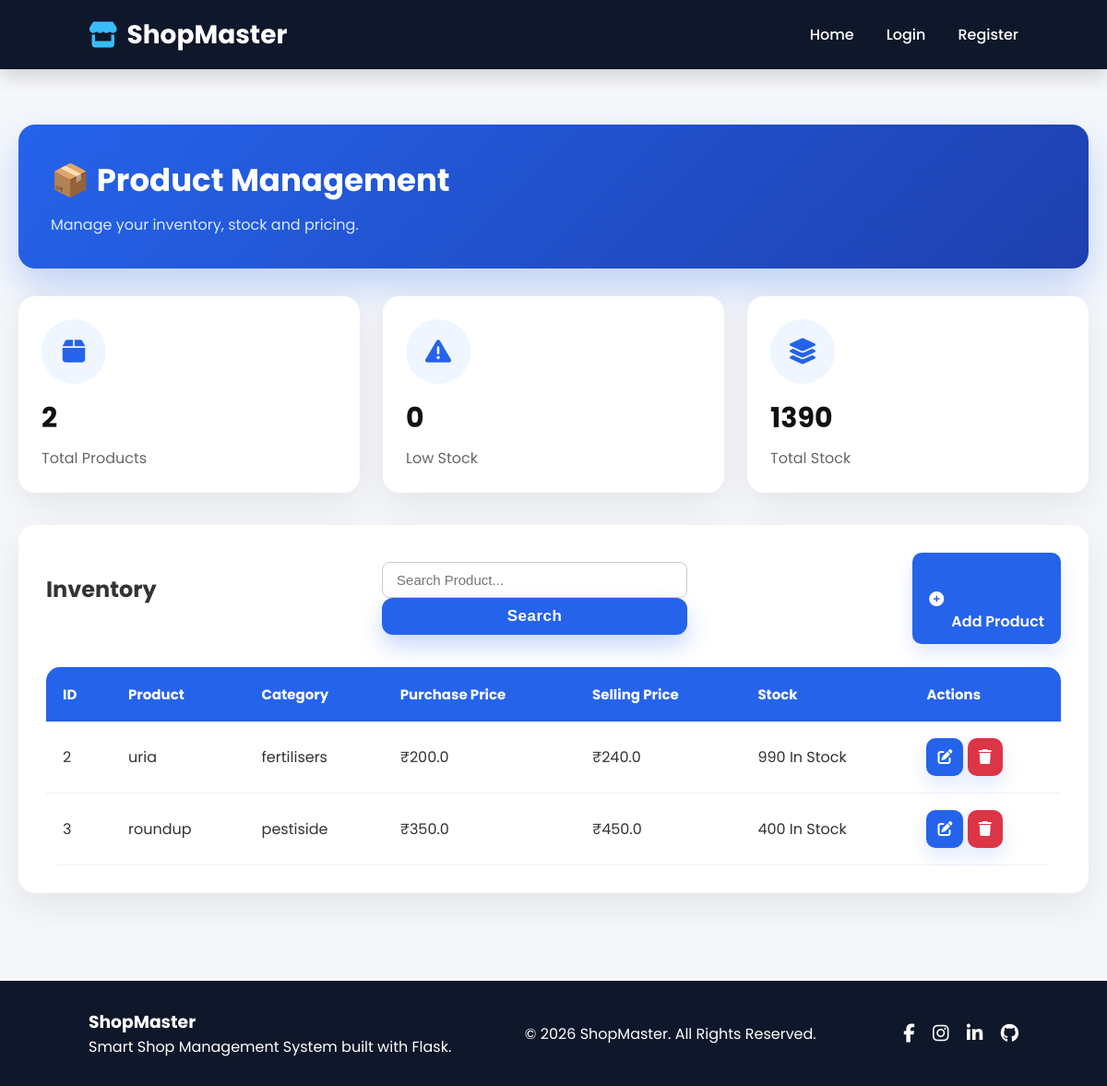
/products (signed in), run on the app's committed database.
### models.py (models this page shows, shortened)
class Product(db.Model):
    __tablename__ = "products"
    id = db.Column(db.Integer, primary_key=True)
    user_id = db.Column(
        db.Integer,
        db.ForeignKey("users.id"),
        nullable=False
    )
    name = db.Column(db.String(150), nullable=False)
    category = db.Column(db.String(100), nullable=False)
    description = db.Column(db.Text)
    purchase_price = db.Column(db.Float, nullable=False)
    selling_price = db.Column(db.Float, nullable=False)
    quantity = db.Column(db.Integer, default=0)
    image = db.Column(
        db.String(200),
        default="default_product.png"
    )
    created_at = db.Column(
        db.DateTime,
        server_default=db.func.now()
    )

### routes/products.py (the view)
@products.route("/products")
@login_required
def product_list():
    search = request.args.get("search", "")
    if search:
        products_list = Product.query.filter(
            Product.user_id == current_user.id,
            Product.name.ilike(f"%{search}%")
        ).all()
    else:
        products_list = Product.query.filter_by(
            user_id=current_user.id
        ).all()
    return render_template(
        "products.html",
        products=products_list,
        search=search
    )

### models.py (called while the page is built)
@login_manager.user_loader
def load_user(user_id):
    return db.session.get(User, int(user_id))

### templates/products.html (shortened to what this page needs)
{% include 'header.html' %}
<div class="dashboard-container">
    <div class="dashboard-header">
        <h1>📦 Product Management</h1>
        <p>Manage your inventory, stock and pricing.</p>
    </div>
    <div class="dashboard-cards">
        <div class="dashboard-card">
            <i class="fas fa-box"></i>
            <h2>{{ products|length }}</h2>
            <p>Total Products</p>
        </div>
        <div class="dashboard-card">
            <i class="fas fa-exclamation-triangle"></i>
            <h2>
                {{ products|selectattr('quantity','lt',10)|list|length }}
            </h2>
            <p>Low Stock</p>
        </div>
        <div class="dashboard-card">
            <i class="fas fa-layer-group"></i>
            <h2>
                {{ products|sum(attribute='quantity') }}
            </h2>
            <p>Total Stock</p>
        </div>
    </div>
    <div class="profile-card">
        <div style="display:flex;justify-content:space-between;align-items:center;flex-wrap:wrap;gap:15px;">
            <h2>Inventory</h2>
            <form method="GET" action="{{ url_for('products.product_list') }}">
                <input type="text" name="search" value="{{ search }}" placeholder="Search Product..."
                    style="padding:10px 15px;border-radius:8px;border:1px solid #ccc;">
                <button class="login-btn" style="padding:10px 18px;">
                    Search
                </button>
            </form>
            <a href="{{ url_for('products.add_product') }}" class="action-btn">
                <i class="fas fa-plus-circle"></i>
                <br><br>
                Add Product
            </a>
        </div>
        <br>
        <table class="customer-table">
            <thead>
                <tr>
                    <th>ID</th>
                    <th>Product</th>
                    <th>Category</th>
                    <th>Purchase Price</th>
                    <th>Selling Price</th>
                    <th>Stock</th>
                    <th>Actions</th>
                </tr>
            </thead>
            <tbody>
                {% if products %}
                {% for product in products %}
                <tr>
                    <td>{{ product.id }}</td>
                    <td>{{ product.name }}</td>
                    <td>{{ product.category }}</td>
                    <td>₹{{ product.purchase_price }}</td>
                    <td>₹{{ product.selling_price }}</td>
                    <td>
                        {% if product.quantity == 0 %}
                        <span class="badge badge-danger">
                            Out of Stock
                        </span>
                        {% elif product.quantity < 10 %} <span class="badge badge-warning">
                            {{ product.quantity }} Left
                            </span>
                            {% else %}
                            <span class="badge badge-success">
                                {{ product.quantity }} In Stock
                            </span>
                            {% endif %}
                    <td>
                        <a href="{{ url_for('products.edit_product', id=product.id) }}" class="action-btn"
                            style="padding:8px 12px;display:inline-block;">
                            <i class="fas fa-edit"></i>
                        </a>
                        <a href="{{ url_for('products.delete_product', id=product.id) }}" class="action-btn"
                            style="background:#dc3545;padding:8px 12px;display:inline-block;"
                            onclick="return confirm('Delete this product?')">
                            <i class="fas fa-trash"></i>
                        </a>
                    </td>
                </tr>
                {% endfor %}
                {% endif %}
            </tbody>
        </table>
    </div>
</div>
{% include 'footer.html' %}

### static/css/style.css (style rules this page uses)
* { margin:0; padding:0; box-sizing:border-box; }
html { scroll-behavior:smooth; }
body { font-family:'Poppins',sans-serif; background:#f5f7fb; color:#333; }
.login-btn { width:100%; padding:16px; border:none; border-radius:10px; background:#2563eb; color:white; font-size:17px; cursor:pointer; transition:.3s; }
.dashboard-container { max-width:1200px; margin:40px auto; padding:20px; }
.dashboard-header { background:#ffffff; padding:25px; border-radius:15px; box-shadow:0 10px 25px rgba(0,0,0,.08); margin-bottom:30px; }
.dashboard-header h1 { font-size:32px; color:#222; margin-bottom:10px; }
.dashboard-header p { color:#666; font-size:16px; }
.dashboard-cards { display:grid; grid-template-columns:repeat(auto-fit,minmax(220px,1fr)); gap:25px; margin-bottom:35px; }
.dashboard-card { background:#fff; border-radius:15px; padding:25px; box-shadow:0 10px 20px rgba(0,0,0,.08); transition:.3s; position:relative; overflow:hidden; }
.dashboard-card i { font-size:42px; color:#2563eb; margin-bottom:15px; }
.dashboard-card h2 { font-size:30px; margin-bottom:8px; color:#111; }
.dashboard-card p { color:#666; font-size:16px; }
.profile-card { background:#fff; border-radius:15px; padding:30px; box-shadow:0 10px 25px rgba(0,0,0,.08); margin-bottom:35px; }
.profile-card h2 { margin-bottom:20px; }
.action-btn { text-decoration:none; background:#2563eb; color:white; padding:18px; text-align:center; border-radius:12px; font-weight:600; transition:.3s; }
* { transition:0.25s ease; }
.dashboard-header { background:linear-gradient(135deg,#2563eb,#1e40af); color:white; border-radius:18px; padding:35px; box-shadow:0 20px 40px rgba(37,99,235,.25); }
.dashboard-header h1 { color:white; font-size:34px; font-weight:700; }
.dashboard-header p { color:#dbeafe; }
.dashboard-card { border:none; border-radius:18px; background:white; box-shadow:0 12px 35px rgba(0,0,0,.08); overflow:hidden; }
.dashboard-card i { width:70px; height:70px; border-radius:50%; display:flex; align-items:center; justify-content:center; background:#eff6ff; color:#2563eb; font-size:28px; }
.profile-card { border-radius:18px; box-shadow:0 15px 40px rgba(0,0,0,.08); border:none; }
.customer-table { width:100%; border-collapse:collapse; border-radius:15px; overflow:hidden; }
.customer-table thead { background:#2563eb; color:white; }
.customer-table th { padding:18px; text-align:left; font-size:15px; }
.customer-table td { padding:18px; border-bottom:1px solid #edf2f7; }
.action-btn { display:inline-flex; align-items:center; justify-content:center; gap:8px; border-radius:10px; padding:12px 18px; font-weight:600; box-shadow:0 10px 20px rgba(37,99,235,.15); }
.login-btn { border-radius:12px; font-weight:600; letter-spacing:.5px; box-shadow:0 12px 25px rgba(37,99,235,.25); }
input, textarea, select { width:100%; padding:14px; border-radius:10px; border:1px solid #d1d5db; outline:none; font-size:15px; background:white; }
.dashboard-container { animation:fadeIn .5s ease; }

### data on the page
Product: id "2", name "uria", category "fertilisers", purchase_price "200.0", selling_price "240.0", quantity "990"
Product: id "3", name "roundup", category "pestiside", purchase_price "350.0", selling_price "450.0", quantity "400"

### other printed values
{{ products|length }} "2"
{{ products|selectattr('quantity','lt',10)|list|length }} "0"
{{ products|sum(attribute='quantity') }} "1390"
